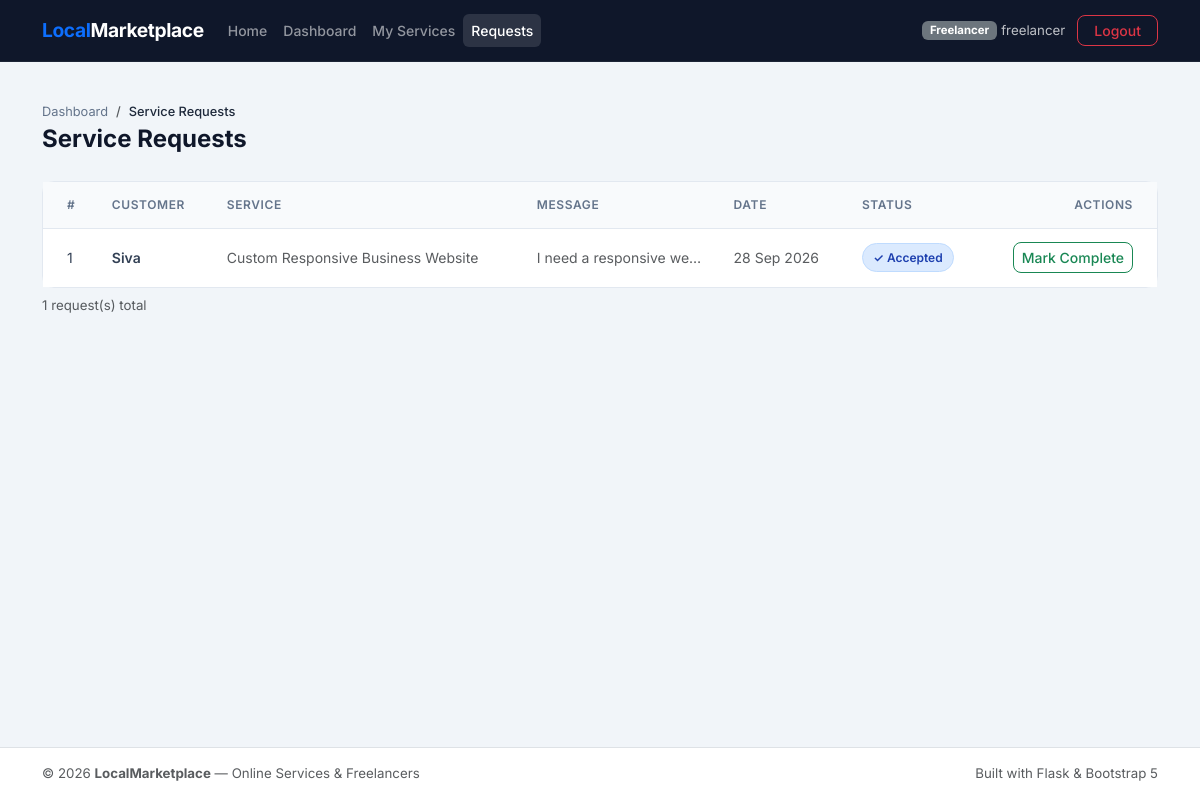
Page /freelancer/requests (signed in) on the committed database.
### models.py (models this page shows, shortened)
class ServiceRequest(db.Model):
    __tablename__ = 'service_requests'
    id = db.Column(db.Integer, primary_key=True)
    customer_id = db.Column(db.Integer, db.ForeignKey('users.id'), nullable=False)
    service_id = db.Column(db.Integer, db.ForeignKey('services.id'), nullable=False)
    message = db.Column(db.Text, nullable=True)
    status = db.Column(db.String(20), nullable=False, default='Pending')
    created_at = db.Column(db.DateTime, nullable=False, default=db.func.now())
    customer = db.relationship('User', backref='service_requests', foreign_keys=[customer_id])

class User(db.Model):
    __tablename__ = 'users'
    id = db.Column(db.Integer, primary_key=True)
    name = db.Column(db.String(120), nullable=False)
    email = db.Column(db.String(150), unique=True, nullable=False, index=True)
    password = db.Column(db.String(255), nullable=False)
    role = db.Column(db.String(20), nullable=False)  # 'customer' or 'freelancer'
    profile = db.relationship('FreelancerProfile', backref='user', uselist=False, cascade='all, delete-orphan')

class Service(db.Model):
    __tablename__ = 'services'
    id = db.Column(db.Integer, primary_key=True)
    freelancer_id = db.Column(db.Integer, db.ForeignKey('freelancer_profiles.id'), nullable=False)
    title = db.Column(db.String(200), nullable=False)
    description = db.Column(db.Text, nullable=False)
    skills = db.Column(db.String(500), nullable=True)
    price = db.Column(db.Float, nullable=False)
    location = db.Column(db.String(200), nullable=False)
    requests = db.relationship('ServiceRequest', backref='service', lazy=True, cascade='all, delete-orphan')

### app.py (the view)
@app.route('/freelancer/requests')
@freelancer_required
def freelancer_requests():
    from models import FreelancerProfile, Service, ServiceRequest
    profile = FreelancerProfile.query.filter_by(user_id=session['user_id']).first()
    if not profile:
        flash('Please create your profile first.', 'warning')
        return redirect(url_for('freelancer_profile'))
    service_ids = [s.id for s in profile.services]
    if service_ids:
        reqs = (
            ServiceRequest.query
            .filter(ServiceRequest.service_id.in_(service_ids))
            .order_by(ServiceRequest.created_at.desc())
            .all()
        )
    else:
        reqs = []
    return render_template('freelancer_requests.html', requests=reqs, profile=profile)

### app.py (called while the page is built)
def freelancer_required(f):
    @wraps(f)
    def decorated_function(*args, **kwargs):
        if 'user_id' not in session:
            flash('Please log in to access this page.', 'warning')
            return redirect(url_for('login'))
        if session.get('user_role') != 'freelancer':
            flash('This page is only accessible to freelancers.', 'danger')
            return redirect(url_for('dashboard'))
        return f(*args, **kwargs)
    return decorated_function

### templates/freelancer_requests.html (shortened to what this page needs)
{% extends "base.html" %}
{% block content %}
<div class="container page-section">
    <div class="d-flex justify-content-between align-items-start flex-wrap gap-2 mb-4">
        <div>
            <nav aria-label="breadcrumb">
                <ol class="breadcrumb mb-1">
                    <li class="breadcrumb-item">
                        <a href="{{ url_for('freelancer_dashboard') }}">Dashboard</a>
                    </li>
                    <li class="breadcrumb-item active" aria-current="page">Service Requests</li>
                </ol>
            </nav>
            <h2 class="page-title">Service Requests</h2>
        </div>
    </div>
    {% if not requests %}
        <div class="card">
            <div class="empty-state">
                <div class="empty-state-icon">&#128235;</div>
                <h5 class="fw-bold mb-1">No Requests Yet</h5>
                <p class="text-muted small mb-4">
                    You haven't received any service requests yet.<br>
                    Make sure your profile is complete and your services are listed.
                </p>
                <a href="{{ url_for('my_services') }}" class="btn btn-outline-primary px-4">
                    View My Services
                </a>
            </div>
        </div>
    {% else %}
        <div class="card">
            <div class="table-responsive">
                <table class="table table-hover mb-0">
                    <thead>
                        <tr>
                            <th class="ps-4">#</th>
                            <th>Customer</th>
                            <th>Service</th>
                            <th>Message</th>
                            <th>Date</th>
                            <th>Status</th>
                            <th class="pe-4 text-end">Actions</th>
                        </tr>
                    </thead>
                    <tbody>
                        {% for req in requests %}
                        <tr>
                            <td class="ps-4" data-label="#">{{ loop.index }}</td>
                            <td data-label="Customer"><span class="fw-semibold">{{ req.customer.name }}</span></td>
                            <td data-label="Service" class="text-muted">{{ req.service.title }}</td>
                            <td data-label="Message" class="text-muted"
                                style="max-width:180px;white-space:nowrap;overflow:hidden;text-overflow:ellipsis;">
                                {{ req.message or '—' }}
                            </td>
                            <td data-label="Date" class="text-muted text-nowrap">
                                {{ req.created_at.strftime('%d %b %Y') }}
                            </td>
                            <td data-label="Status">
                                {% if req.status == 'Pending' %}
                                    <span class="status-badge status-pending">&#9679; Pending</span>
                                {% elif req.status == 'Accepted' %}
                                    <span class="status-badge status-accepted">&#10003; Accepted</span>
                                {% elif req.status == 'Rejected' %}
                                    <span class="status-badge status-rejected">&#10007; Rejected</span>
                                {% elif req.status == 'Completed' %}
                                    <span class="status-badge status-completed">&#9733; Completed</span>
                                {% endif %}
                            </td>
                            <td data-label="Actions" class="pe-4 text-end">
                                {% if req.status == 'Pending' %}
                                    <form method="POST"
                                          action="{{ url_for('update_request_status', req_id=req.id) }}"
                                          class="d-inline">
                                        <input type="hidden" name="status" value="Accepted">
                                        <button type="submit" class="btn btn-sm btn-outline-primary me-1"
                                                id="accept-req-{{ req.id }}">Accept</button>
                                    </form>
                                    <form method="POST"
                                          action="{{ url_for('update_request_status', req_id=req.id) }}"
                                          class="d-inline"
                                          onsubmit="return confirm('Reject this request?');">
                                        <input type="hidden" name="status" value="Rejected">
                                        <button type="submit" class="btn btn-sm btn-outline-danger"
                                                id="reject-req-{{ req.id }}">Reject</button>
                                    </form>
                                {% elif req.status == 'Accepted' %}
                                    <form method="POST"
                                          action="{{ url_for('update_request_status', req_id=req.id) }}"
                                          class="d-inline"
                                          onsubmit="return confirm('Mark this request as Completed?');">
                                        <button type="submit" class="btn btn-sm btn-outline-success"
                                                id="complete-req-{{ req.id }}">Mark Complete</button>
                                    </form>
                                {% else %}
                                    <span class="text-muted small">—</span>
                                {% endif %}
                            </td>
                        </tr>
                        {% endfor %}
                    </tbody>
                </table>
            </div>
        </div>
        <p class="text-muted small mt-2">{{ requests | length }} request(s) total</p>
    {% endif %}
</div>
{% endblock %}

### static/css/style.css (style rules this page uses)
body { font-family: 'Inter', -apple-system, BlinkMacSystemFont, "Segoe UI", Roboto, Helvetica, Arial, sans-serif; color: #1e293b; background-color: #f1f5f9; font-size: 0.95rem; }
.page-section { padding-top: 2.5rem; padding-bottom: 2.5rem; }
.card { background: #ffffff; border: 1px solid #e2e8f0 !important; border-radius: 0.75rem !important; }
.btn { font-weight: 500; border-radius: 0.5rem; }
.table { font-size: 0.875rem; }
.table thead th { font-size: 0.75rem; font-weight: 600; text-transform: uppercase; letter-spacing: 0.05em; color: #64748b; background-color: #f8fafc; border-bottom: 1px solid #e2e8f0; padding: 0.85rem 1rem; }
.table tbody td { padding: 0.85rem 1rem; vertical-align: middle; border-bottom: 1px solid #f1f5f9; color: #334155; }
.table tbody tr:last-child td { border-bottom: none; }
.status-badge { display: inline-flex; align-items: center; gap: 0.3rem; font-size: 0.75rem; font-weight: 600; padding: 0.3rem 0.65rem; border-radius: 999px; white-space: nowrap; }
.status-accepted { background:#dbeafe; color:#1e40af; border:1px solid #bfdbfe; }
.breadcrumb { font-size: 0.8rem; margin-bottom: 0; }
.breadcrumb-item a { color: #64748b; text-decoration: none; }
.breadcrumb-item.active { color: #1e293b; font-weight: 500; }
.page-title { font-size: 1.5rem; font-weight: 700; color: #0f172a; margin-bottom: 0.2rem; }

### rows in the picture
ServiceRequest: customer.name "Siva", service "Custom Responsive Business Website", message "I need a responsive we…", created_at "28 Sep 2026", status "✓ Accepted"

### other values in the picture
{{ session.get('user_role') }} "Freelancer"
{{ session.get('user_name') }} "freelancer"
{{ requests | length }} "1"
